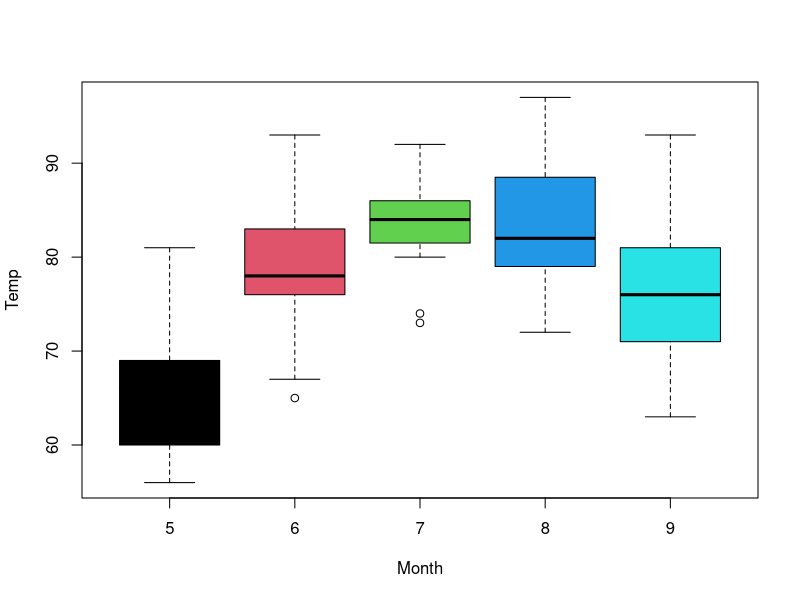
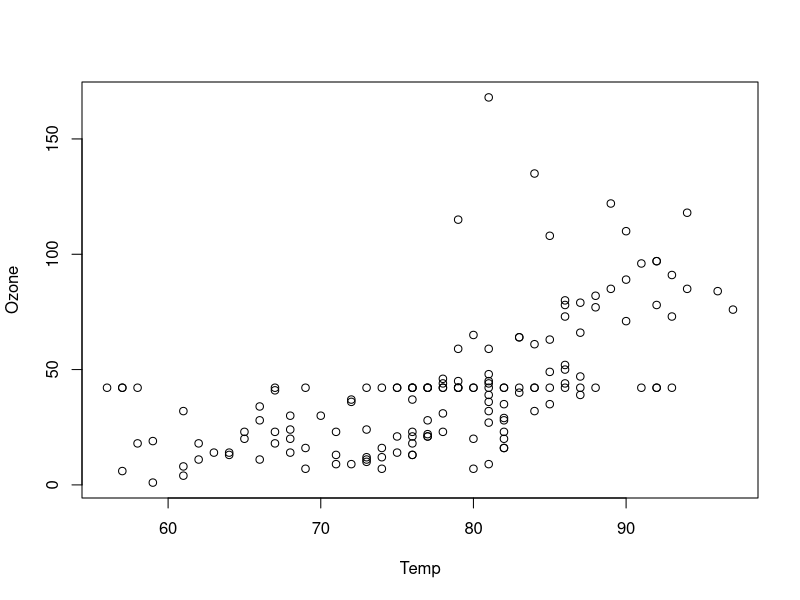

R code for these plots, in order:
## ---- chunk 1
# Install and Load Necessary Packages and Libraries

# Install and load these required packages be removing the # sign. 

#install.packages("caret")
library(caret)
#install.packages("tidyverse")
library(tidyverse)
## ---- chunk 2
# This is the syntax we use to load the "airquality" dataset
data(airquality)

# Call a summary of the data
summary(airquality)

# Check the structure of the data
str(airquality)

# We see there are some NA values, lets print information about the missing values so we can replacement them
Missing_Values_before_Replacement <- (colSums(is.na(airquality)))
print(Missing_Values_before_Replacement)

# Now that we have seen all the NA response, we will replace them with the mean for each variable
airquality <- airquality %>%
  mutate_all(~ ifelse(is.na(.), mean(., na.rm = TRUE), .))

# Check observations for NA responses after our replacement with the mean
Missing_values_after_replacement <- (colSums(is.na(airquality)))
print(Missing_values_after_replacement)

# Set a moderate seed for reproducibility
set.seed(123)

# Now we will split the data into a training and testing datasets
split_index <- createDataPartition(airquality$Temp, p = 0.7, list = FALSE)
train_data <- airquality[split_index, ]
test_data <- airquality[-split_index, ]
## ---- chunk 3
# This is how we create a simple linear regression model using the training data
lm_model <- lm(Temp ~ Ozone, data = train_data)

# This syntax allows us to make predictions based on the training data
train_predictions <- predict(lm_model, newdata = train_data)

# Calculate Mean Square Prediction Error (MSPE) for the training model to gauge how well it predicts
mspe_train <- mean((train_data$Temp - train_predictions)^2)
print(paste("MSPE for Training Model:", mspe_train))
## ---- chunk 4
# Predict the target variable on the testing set
test_predictions <- predict(lm_model, newdata = test_data)

# Calculate MSPE for the test model
mspe_test <- mean((test_data$Temp - test_predictions)^2)
print(paste("MSPE for Test Model:", mspe_test))
## ---- chunk 5
# As an extra, here is a box plot of Temperature by Month
with(airquality, boxplot(Temp ~ Month, col = c(1,2,3,4,5)))

## ---- chunk 6
# Lastly, here is a Scatterplot of Ozone vs. Temperature
with(airquality, plot(Ozone ~ Temp))

